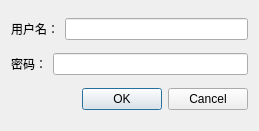
<?xml version="1.0" encoding="UTF-8"?>
<ui version="4.0">
 <class>Dialog</class>
 <widget class="QDialog" name="Dialog">
  <property name="geometry">
   <rect>
    <x>0</x>
    <y>0</y>
    <width>259</width>
    <height>131</height>
   </rect>
  </property>
  <property name="windowTitle">
   <string>登录到 AtCoder</string>
  </property>
  <layout class="QVBoxLayout" name="verticalLayout">
   <item>
    <layout class="QHBoxLayout" name="horizontalLayout">
     <item>
      <widget class="QLabel" name="labUsername">
       <property name="text">
        <string>用户名：</string>
       </property>
      </widget>
     </item>
     <item>
      <widget class="QLineEdit" name="usernameEdit"/>
     </item>
    </layout>
   </item>
   <item>
    <layout class="QHBoxLayout" name="horizontalLayout_2">
     <item>
      <widget class="QLabel" name="labPassword">
       <property name="text">
        <string>密码：</string>
       </property>
      </widget>
     </item>
     <item>
      <widget class="QLineEdit" name="passwordEdit">
       <property name="echoMode">
        <enum>QLineEdit::Password</enum>
       </property>
      </widget>
     </item>
    </layout>
   </item>
   <item>
    <widget class="QDialogButtonBox" name="buttonBox">
     <property name="orientation">
      <enum>Qt::Horizontal</enum>
     </property>
     <property name="standardButtons">
      <set>QDialogButtonBox::Cancel|QDialogButtonBox::Ok</set>
     </property>
    </widget>
   </item>
  </layout>
 </widget>
 <resources/>
 <connections>
  <connection>
   <sender>buttonBox</sender>
   <signal>accepted()</signal>
   <receiver>Dialog</receiver>
   <slot>accept()</slot>
   <hints>
    <hint type="sourcelabel">
     <x>248</x>
     <y>254</y>
    </hint>
    <hint type="destinationlabel">
     <x>157</x>
     <y>274</y>
    </hint>
   </hints>
  </connection>
  <connection>
   <sender>buttonBox</sender>
   <signal>rejected()</signal>
   <receiver>Dialog</receiver>
   <slot>reject()</slot>
   <hints>
    <hint type="sourcelabel">
     <x>316</x>
     <y>260</y>
    </hint>
    <hint type="destinationlabel">
     <x>286</x>
     <y>274</y>
    </hint>
   </hints>
  </connection>
 </connections>
</ui>
